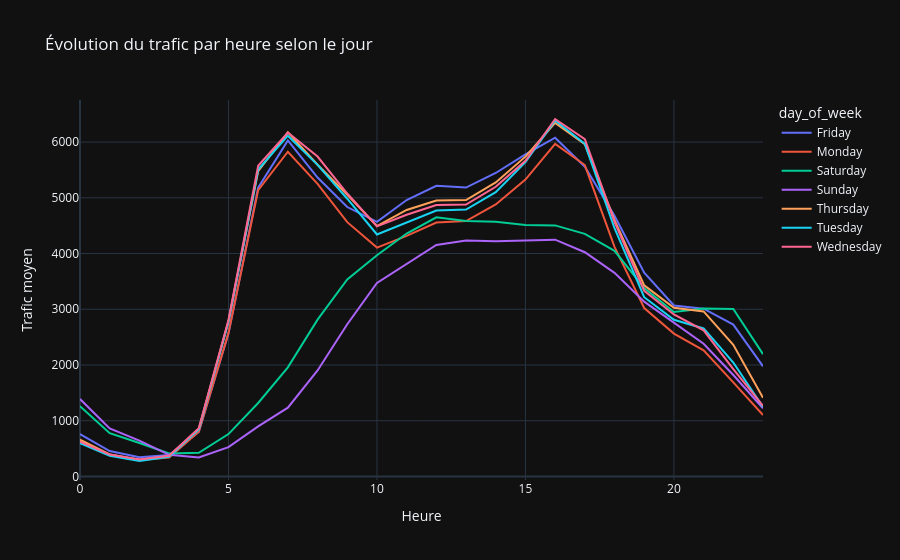

Notebook source saved alongside this figure:
### Code cell
#Visualisation interactive avec Plotly
import plotly.express as px

hourly_day = df.groupby(['hour', 'day_of_week'])['traffic_volume'].mean().reset_index()

fig = px.line(
    hourly_day,
    x='hour',
    y='traffic_volume',
    color='day_of_week',
    title="Évolution du trafic par heure selon le jour",
    labels={'traffic_volume': 'Trafic moyen', 'hour': 'Heure'},
    template='plotly_dark'
)
fig.show()

### Figure 1 — Plotly figure (JSON) as saved in the notebook; plotly's stock layout.template omitted (floating-point values rounded to 4 significant figures)
{"data": [{"hovertemplate": "day_of_week=Friday<br>Heure=%{x}<br>Trafic moyen=%{y}<extra></extra>", "legendgroup": "Friday", "line": {"color": "#636efa", "dash": "solid"}, "marker": {"symbol": "circle"}, "mode": "lines", "name": "Friday", "orientation": "v", "showlegend": true, "type": "scatter", "x": [0, 1, 2, 3, 4, 5, 6, 7, 8, 9, 10, 11, 12, 13, 14, 15, 16, 17, 18, 19, 20, 21, 22, 23], "xaxis": "x", "y": [760.3, 455.3, 342.8, 385.6, 797.5, 2562.0, 5181.0, 6029.0, 5363.0, 4834.0, 4568.0, 4960.0, 5216.0, 5184.0, 5445.0, 5778.0, 6079.0, 5558.0, 4679.0, 3656.0, 3068.0, 3009.0, 2724.0, 1976.0], "yaxis": "y"}, {"hovertemplate": "day_of_week=Monday<br>Heure=%{x}<br>Trafic moyen=%{y}<extra></extra>", "legendgroup": "Monday", "line": {"color": "#EF553B", "dash": "solid"}, "marker": {"symbol": "circle"}, "mode": "lines", "name": "Monday", "orientation": "v", "showlegend": true, "type": "scatter", "x": [0, 1, 2, 3, 4, 5, 6, 7, 8, 9, 10, 11, 12, 13, 14, 15, 16, 17, 18, 19, 20, 21, 22, 23], "xaxis": "x", "y": [633.2, 387.4, 294.3, 341.2, 802.2, 2576.0, 5139.0, 5827.0, 5249.0, 4563.0, 4106.0, 4318.0, 4557.0, 4582.0, 4882.0, 5326.0, 5967.0, 5588.0, 4118.0, 3022.0, 2563.0, 2263.0, 1689.0, 1101.0], "yaxis": "y"}, {"hovertemplate": "day_of_week=Saturday<br>Heure=%{x}<br>Trafic moyen=%{y}<extra></extra>", "legendgroup": "Saturday", "line": {"color": "#00cc96", "dash": "solid"}, "marker": {"symbol": "circle"}, "mode": "lines", "name": "Saturday", "orientation": "v", "showlegend": true, "type": "scatter", "x": [0, 1, 2, 3, 4, 5, 6, 7, 8, 9, 10, 11, 12, 13, 14, 15, 16, 17, 18, 19, 20, 21, 22, 23], "xaxis": "x", "y": [1259.0, 776.1, 598.7, 411.0, 422.6, 759.8, 1318.0, 1958.0, 2813.0, 3533.0, 3969.0, 4359.0, 4651.0, 4583.0, 4568.0, 4512.0, 4505.0, 4354.0, 4048.0, 3380.0, 2950.0, 3014.0, 3006.0, 2194.0], "yaxis": "y"}, {"hovertemplate": "day_of_week=Sunday<br>Heure=%{x}<br>Trafic moyen=%{y}<extra></extra>", "legendgroup": "Sunday", "line": {"color": "#ab63fa", "dash": "solid"}, "marker": {"symbol": "circle"}, "mode": "lines", "name": "Sunday", "orientation": "v", "showlegend": true, "type": "scatter", "x": [0, 1, 2, 3, 4, 5, 6, 7, 8, 9, 10, 11, 12, 13, 14, 15, 16, 17, 18, 19, 20, 21, 22, 23], "xaxis": "x", "y": [1389.0, 860.5, 642.0, 387.6, 341.0, 525.7, 896.8, 1233.0, 1902.0, 2731.0, 3471.0, 3808.0, 4153.0, 4233.0, 4219.0, 4235.0, 4248.0, 4023.0, 3653.0, 3136.0, 2754.0, 2381.0, 1819.0, 1224.0], "yaxis": "y"}, {"hovertemplate": "day_of_week=Thursday<br>Heure=%{x}<br>Trafic moyen=%{y}<extra></extra>", "legendgroup": "Thursday", "line": {"color": "#FFA15A", "dash": "solid"}, "marker": {"symbol": "circle"}, "mode": "lines", "name": "Thursday", "orientation": "v", "showlegend": true, "type": "scatter", "x": [0, 1, 2, 3, 4, 5, 6, 7, 8, 9, 10, 11, 12, 13, 14, 15, 16, 17, 18, 19, 20, 21, 22, 23], "xaxis": "x", "y": [660.9, 395.3, 297.5, 365.0, 846.9, 2786.0, 5476.0, 6176.0, 5594.0, 5056.0, 4493.0, 4782.0, 4951.0, 4960.0, 5276.0, 5739.0, 6344.0, 5963.0, 4598.0, 3428.0, 3027.0, 2961.0, 2363.0, 1410.0], "yaxis": "y"}, {"hovertemplate": "day_of_week=Tuesday<br>Heure=%{x}<br>Trafic moyen=%{y}<extra></extra>", "legendgroup": "Tuesday", "line": {"color": "#19d3f3", "dash": "solid"}, "marker": {"symbol": "circle"}, "mode": "lines", "name": "Tuesday", "orientation": "v", "showlegend": true, "type": "scatter", "x": [0, 1, 2, 3, 4, 5, 6, 7, 8, 9, 10, 11, 12, 13, 14, 15, 16, 17, 18, 19, 20, 21, 22, 23], "xaxis": "x", "y": [595.7, 368.8, 276.7, 351.1, 840.6, 2775.0, 5508.0, 6115.0, 5592.0, 4983.0, 4343.0, 4553.0, 4773.0, 4789.0, 5100.0, 5639.0, 6389.0, 5969.0, 4456.0, 3216.0, 2811.0, 2656.0, 2044.0, 1245.0], "yaxis": "y"}, {"hovertemplate": "day_of_week=Wednesday<br>Heure=%{x}<br>Trafic moyen=%{y}<extra></extra>", "legendgroup": "Wednesday", "line": {"color": "#FF6692", "dash": "solid"}, "marker": {"symbol": "circle"}, "mode": "lines", "name": "Wednesday", "orientation": "v", "showlegend": true, "type": "scatter", "x": [0, 1, 2, 3, 4, 5, 6, 7, 8, 9, 10, 11, 12, 13, 14, 15, 16, 17, 18, 19, 20, 21, 22, 23], "xaxis": "x", "y": [624.2, 392.4, 303.4, 370.9, 863.2, 2809.0, 5574.0, 6172.0, 5741.0, 5077.0, 4487.0, 4695.0, 4871.0, 4879.0, 5198.0, 5665.0, 6414.0, 6055.0, 4567.0, 3332.0, 2907.0, 2622.0, 1925.0, 1266.0], "yaxis": "y"}], "layout": {"legend": {"title": {"text": "day_of_week"}, "tracegroupgap": 0}, "title": {"text": "Évolution du trafic par heure selon le jour"}, "xaxis": {"anchor": "y", "domain": [0, 1], "title": {"text": "Heure"}}, "yaxis": {"anchor": "x", "domain": [0, 1], "title": {"text": "Trafic moyen"}}}}
